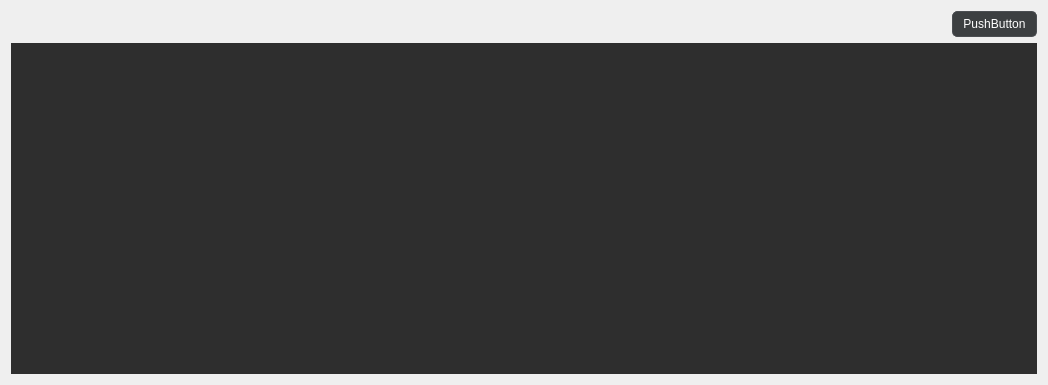
<?xml version="1.0" encoding="UTF-8"?>
<ui version="4.0">
 <class>DataLogger</class>
 <widget class="QWidget" name="DataLogger">
  <property name="geometry">
   <rect>
    <x>0</x>
    <y>0</y>
    <width>1048</width>
    <height>385</height>
   </rect>
  </property>
  <property name="windowTitle">
   <string>Form</string>
  </property>
  <layout class="QGridLayout" name="gridLayout">
   <item row="0" column="0">
    <spacer name="horizontalSpacer">
     <property name="orientation">
      <enum>Qt::Horizontal</enum>
     </property>
     <property name="sizeHint" stdset="0">
      <size>
       <width>919</width>
       <height>20</height>
      </size>
     </property>
    </spacer>
   </item>
   <item row="0" column="1">
    <widget class="QPushButton" name="pushButtonTest">
     <property name="styleSheet">
      <string notr="true">QPushButton {
		background-color: #3c3f41;
		color: #FFFFFF;
		border: 1px solid #4b4e52;
		border-radius: 5px;
		padding: 5px 10px;
}

QPushButton:hover {
    background-color: #4d4d4d;
}</string>
     </property>
     <property name="text">
      <string>PushButton</string>
     </property>
    </widget>
   </item>
   <item row="1" column="0" colspan="2">
    <widget class="QWidget" name="dataInfos" native="true">
     <property name="palette">
      <palette>
       <active>
        <colorrole role="WindowText">
         <brush brushstyle="SolidPattern">
          <color alpha="255">
           <red>255</red>
           <green>255</green>
           <blue>255</blue>
          </color>
         </brush>
        </colorrole>
        <colorrole role="Button">
         <brush brushstyle="SolidPattern">
          <color alpha="255">
           <red>46</red>
           <green>46</green>
           <blue>46</blue>
          </color>
         </brush>
        </colorrole>
        <colorrole role="Text">
         <brush brushstyle="SolidPattern">
          <color alpha="255">
           <red>255</red>
           <green>255</green>
           <blue>255</blue>
          </color>
         </brush>
        </colorrole>
        <colorrole role="ButtonText">
         <brush brushstyle="SolidPattern">
          <color alpha="255">
           <red>255</red>
           <green>255</green>
           <blue>255</blue>
          </color>
         </brush>
        </colorrole>
        <colorrole role="Base">
         <brush brushstyle="SolidPattern">
          <color alpha="255">
           <red>46</red>
           <green>46</green>
           <blue>46</blue>
          </color>
         </brush>
        </colorrole>
        <colorrole role="Window">
         <brush brushstyle="SolidPattern">
          <color alpha="255">
           <red>46</red>
           <green>46</green>
           <blue>46</blue>
          </color>
         </brush>
        </colorrole>
        <colorrole role="PlaceholderText">
         <brush brushstyle="SolidPattern">
          <color alpha="128">
           <red>255</red>
           <green>255</green>
           <blue>255</blue>
          </color>
         </brush>
        </colorrole>
       </active>
       <inactive>
        <colorrole role="WindowText">
         <brush brushstyle="SolidPattern">
          <color alpha="255">
           <red>255</red>
           <green>255</green>
           <blue>255</blue>
          </color>
         </brush>
        </colorrole>
        <colorrole role="Button">
         <brush brushstyle="SolidPattern">
          <color alpha="255">
           <red>46</red>
           <green>46</green>
           <blue>46</blue>
          </color>
         </brush>
        </colorrole>
        <colorrole role="Text">
         <brush brushstyle="SolidPattern">
          <color alpha="255">
           <red>255</red>
           <green>255</green>
           <blue>255</blue>
          </color>
         </brush>
        </colorrole>
        <colorrole role="ButtonText">
         <brush brushstyle="SolidPattern">
          <color alpha="255">
           <red>255</red>
           <green>255</green>
           <blue>255</blue>
          </color>
         </brush>
        </colorrole>
        <colorrole role="Base">
         <brush brushstyle="SolidPattern">
          <color alpha="255">
           <red>46</red>
           <green>46</green>
           <blue>46</blue>
          </color>
         </brush>
        </colorrole>
        <colorrole role="Window">
         <brush brushstyle="SolidPattern">
          <color alpha="255">
           <red>46</red>
           <green>46</green>
           <blue>46</blue>
          </color>
         </brush>
        </colorrole>
        <colorrole role="PlaceholderText">
         <brush brushstyle="SolidPattern">
          <color alpha="128">
           <red>255</red>
           <green>255</green>
           <blue>255</blue>
          </color>
         </brush>
        </colorrole>
       </inactive>
       <disabled>
        <colorrole role="WindowText">
         <brush brushstyle="SolidPattern">
          <color alpha="255">
           <red>255</red>
           <green>255</green>
           <blue>255</blue>
          </color>
         </brush>
        </colorrole>
        <colorrole role="Button">
         <brush brushstyle="SolidPattern">
          <color alpha="255">
           <red>46</red>
           <green>46</green>
           <blue>46</blue>
          </color>
         </brush>
        </colorrole>
        <colorrole role="Text">
         <brush brushstyle="SolidPattern">
          <color alpha="255">
           <red>255</red>
           <green>255</green>
           <blue>255</blue>
          </color>
         </brush>
        </colorrole>
        <colorrole role="ButtonText">
         <brush brushstyle="SolidPattern">
          <color alpha="255">
           <red>255</red>
           <green>255</green>
           <blue>255</blue>
          </color>
         </brush>
        </colorrole>
        <colorrole role="Base">
         <brush brushstyle="SolidPattern">
          <color alpha="255">
           <red>46</red>
           <green>46</green>
           <blue>46</blue>
          </color>
         </brush>
        </colorrole>
        <colorrole role="Window">
         <brush brushstyle="SolidPattern">
          <color alpha="255">
           <red>46</red>
           <green>46</green>
           <blue>46</blue>
          </color>
         </brush>
        </colorrole>
        <colorrole role="PlaceholderText">
         <brush brushstyle="SolidPattern">
          <color alpha="128">
           <red>255</red>
           <green>255</green>
           <blue>255</blue>
          </color>
         </brush>
        </colorrole>
       </disabled>
      </palette>
     </property>
     <property name="styleSheet">
      <string notr="true">QWidget {
     background-color: #2e2e2e;
    color: #ffffff;
}</string>
     </property>
    </widget>
   </item>
  </layout>
 </widget>
 <resources/>
 <connections/>
</ui>
